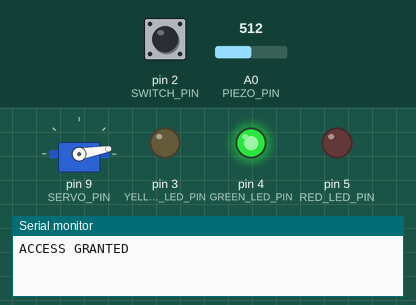
Simulated run of this sketch. Board: Arduino Uno, built with avr-gcc and run on an emulated ATmega328P. On the bench: servo, output pins drawn as LEDs (lit = HIGH), the last lines printed to the serial monitor. Dashed ring = blinking. The test bench sets the inputs (shaded band); at power-on: pin 2 (SWITCH_PIN) LOW, A0 (PIEZO_PIN) = 512.

Above: at 1.2 s.
1.3 s: pin 2 (SWITCH_PIN) pulled HIGH for 0.15 s
At 1.8 s:
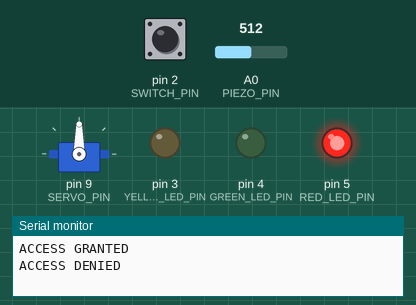
2.9 s: A0 (PIEZO_PIN) set to 544
4.4 s: A0 (PIEZO_PIN) set to 577
At 4.57 s:
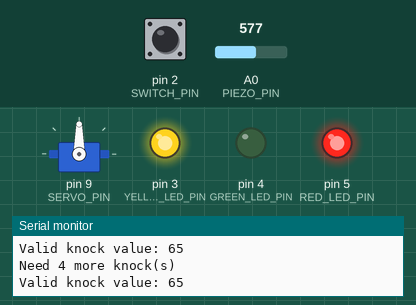
6.1 s: pin 2 (SWITCH_PIN) pulled HIGH for 3.2 s
At 6.29 s:
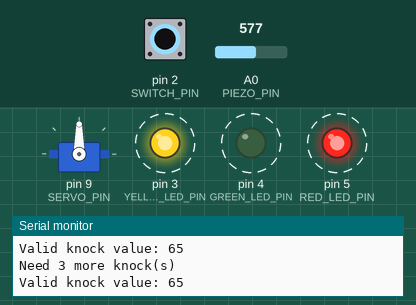
10.8 s: pin 2 (SWITCH_PIN) driven HIGH
At 10.99 s:
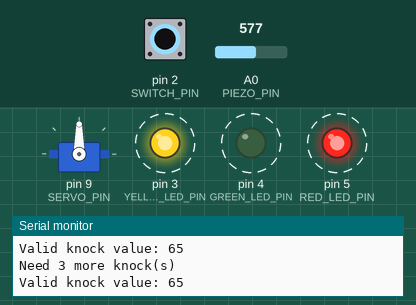
13.8 s: pin 2 (SWITCH_PIN) driven LOW
At 15.4 s:
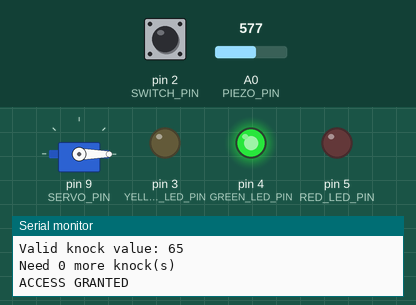
Timing chart, 0 to 16.4 s (numbered marks = the images above; inputs shaded):
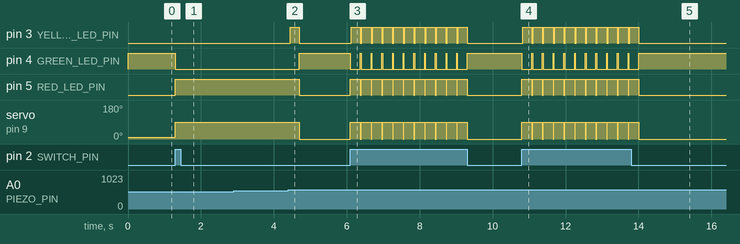

The sketch:

Knock_Lock.ino
```cpp
#include <Servo.h>

Servo ServoMotor;

// Required hardware I/O connections
const byte PIEZO_PIN      = A0; // the pin piezo buzzer connected to
const byte SWITCH_PIN     = 2;  // the pin switch connected to
const byte YELLOW_LED_PIN = 3;  // the pin yellow LED connected to
const byte GREEN_LED_PIN  = 4;  // the pin green LED connnected to
const byte RED_LED_PIN    = 5;  // the pin red LED connected to
const byte SERVO_PIN      = 9;  // the pin servo motor connected to

// Global constants
const unsigned short BAUD_RATE = 9600;
const byte QUIET_KNOCK_VAL     = 50;
const byte LOUD_KNOCK_VAL      = 1000;
const byte MAX_NUM_KNOCK       = 5;

// Global variables
byte switch_val;
byte knock_val;
boolean is_locked  = false;
byte    num_knocks = 0;

void setup() {
    ServoMotor.attach(SERVO_PIN);
    pinMode(SWITCH_PIN,     INPUT);
    pinMode(YELLOW_LED_PIN, OUTPUT);
    pinMode(GREEN_LED_PIN,  OUTPUT);
    pinMode(RED_LED_PIN,    OUTPUT);
    Serial.begin(BAUD_RATE);
    // unlock the box first
    digitalWrite(GREEN_LED_PIN, HIGH);
    ServoMotor.write(10);
    Serial.println("ACCESS GRANTED");
}

void loop() {
    if (is_locked == false) {
        switch_val = digitalRead(SWITCH_PIN);

        if (switch_val == HIGH) {
            LockTheBox();
        }
    } else {
        knock_val = analogRead(PIEZO_PIN);

        // require MAX_NUM_KNOCK valid knocks
        if ((num_knocks < MAX_NUM_KNOCK) && (knock_val > 0)) {
            if (CheckForKnock(knock_val) == true) {
                num_knocks++;
            }
            Serial.print("Need ");
            Serial.print(MAX_NUM_KNOCK - num_knocks);
            Serial.println(" more knock(s)");
        }

        if (num_knocks >= MAX_NUM_KNOCK) {
            UnLockTheBox();
            // reset num_knocks
            num_knocks = 0;
        }
    }
}

/**
 * Changes the LEDs and turn the servo to unlock the box.
 */
void UnLockTheBox(void) {
    // change the is_locked value
    is_locked = false;
    // indicate on LEDs
    digitalWrite(RED_LED_PIN,   LOW);
    digitalWrite(GREEN_LED_PIN, HIGH);
    // rotate the servo to 0 degree
    ServoMotor.write(0);
    // print a message on the Serial Monitor
    Serial.println("ACCESS GRANTED");
    // allow time for the servo to completely move
    delay(20);
}

/**
 * Changes the LEDs and turn the servo to lock the box.
 */
void LockTheBox(void) {
    // change is_locked value
    is_locked = true;
    // indicate on LEDs
    digitalWrite(GREEN_LED_PIN, LOW);
    digitalWrite(RED_LED_PIN,   HIGH);
    // rotate the servo to 90 degrees
    ServoMotor.write(90); // rotate the servo 90 degrees to lock
    // print a message on the Serial Monitor
    Serial.println("ACCESS DENIED");
    // allow time for the servo to completely move
    delay(20);
}

/**
 * Checks to see if a knock is valid or not.
 *
 * @param   a_knock_val   the loudness of the knock
 *
 * @return                true if a valid knock, false otherwise
 */
boolean CheckForKnock(byte a_knock_val) {
    if ((a_knock_val > QUIET_KNOCK_VAL) && (a_knock_val < LOUD_KNOCK_VAL)) {
        digitalWrite(YELLOW_LED_PIN, HIGH);
        delay(50);
        digitalWrite(YELLOW_LED_PIN, LOW);
        Serial.print("Valid knock value: ");
        Serial.println(a_knock_val);
        return true;
    } else {
        Serial.print("Invalid knock value: ");
        Serial.println(a_knock_val);
        return false;
    }
}
```

Measured:
- the behaviour switches between 562 and 563 on A0 (PIEZO_PIN) (found by bisection; images 1 and 2)
- after the input at 1.3 s, pin 4 (GREEN_LED_PIN): HIGH → LOW at once; pin 5 (RED_LED_PIN): LOW → HIGH at once; servo on pin 9 (SERVO_PIN): 10° → 90° at once
- after the input at 4.4 s, pin 3 (YELLOW_LED_PIN): LOW → HIGH after 0.05 s, → LOW 0.25 s later; pin 4 (GREEN_LED_PIN): LOW → HIGH after 0.30 s; pin 5 (RED_LED_PIN): HIGH → LOW after 0.30 s; servo on pin 9 (SERVO_PIN): 90° → 0° after 0.30 s
- after the input at 6.1 s, pin 3 (YELLOW_LED_PIN): alternates HIGH for 0.25 s and LOW for 0.04 s, 22 changes in all, then stays LOW, starting at once; pin 4 (GREEN_LED_PIN): alternates HIGH for 0.02 s and LOW for 0.27 s, 22 changes in all, then stays HIGH, starting at once
- after the input at 10.8 s, pin 3 (YELLOW_LED_PIN): alternates HIGH for 0.25 s and LOW for 0.04 s, starting at once; pin 4 (GREEN_LED_PIN): alternates HIGH for 0.02 s and LOW for 0.27 s, starting at once
- after the input at 13.8 s, pin 3 (YELLOW_LED_PIN), pin 5 (RED_LED_PIN): goes on until 14.0 s, then stays LOW; pin 4 (GREEN_LED_PIN): goes on until 14.0 s, then stays HIGH; servo on pin 9 (SERVO_PIN): goes on until 14.0 s, then stays 0°
